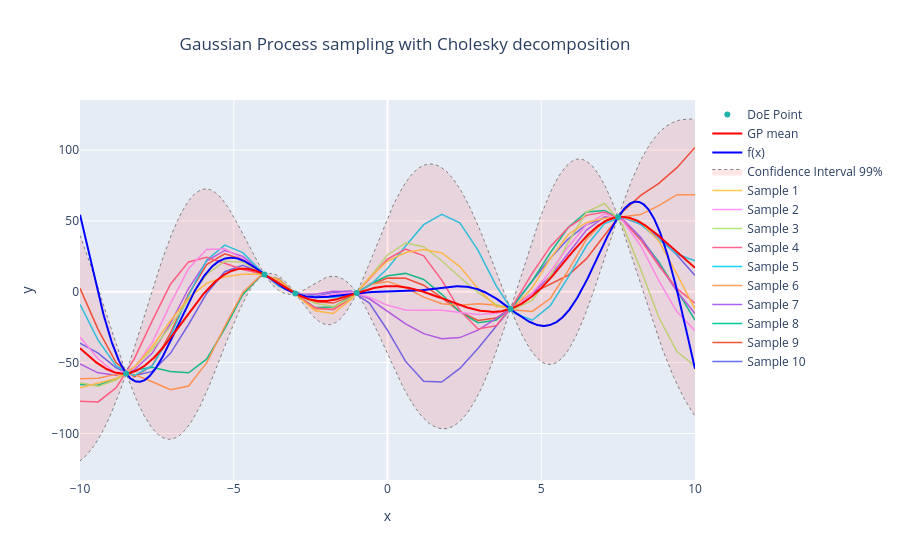

Here is the notebook cell this chart was saved with:
### Code cell
fig = plot_trajectories(
    X_plot, X_doe, Y_doe, X_data, traj_chk, "Cholesky decomposition"
)
fig.show()
